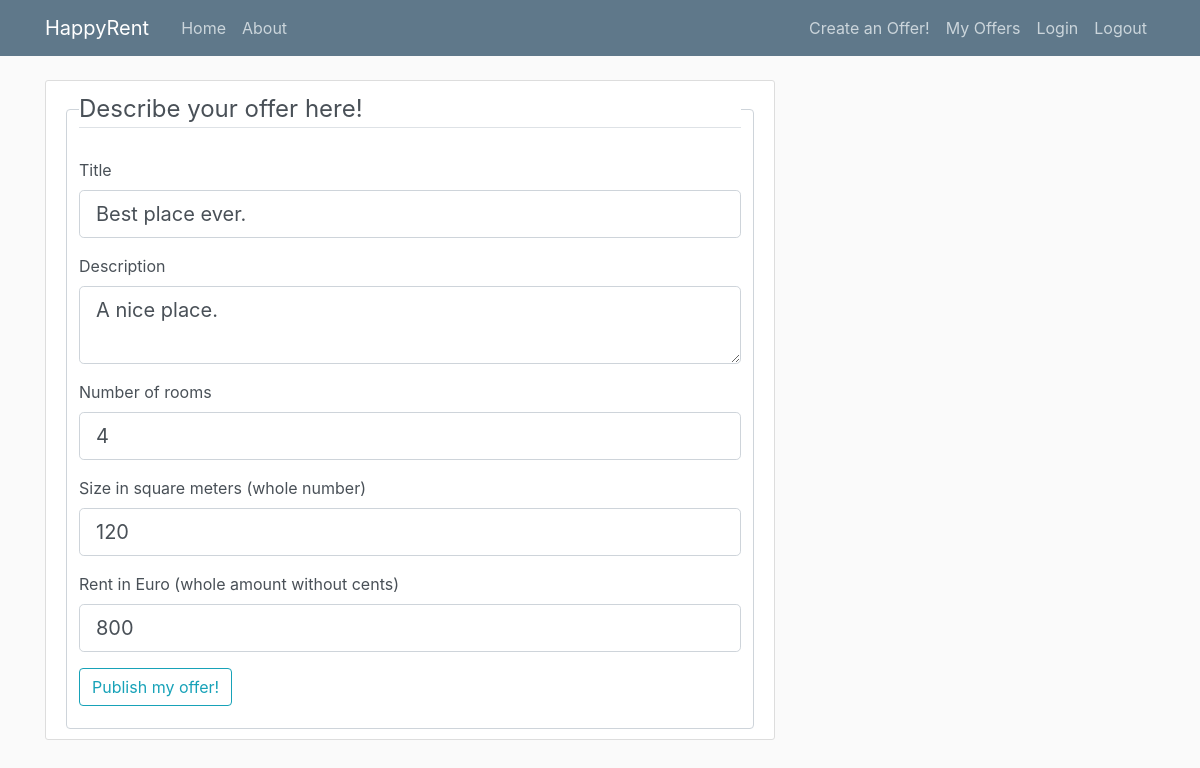
Screenshot of /item/4/update (signed in) with the database file from the repository.
### property_project/db_models.py (models this page shows, shortened)
class PropertyItem(db.Model):
    __tablename__ = 'property_item'
    id = db.Column(db.Integer, primary_key=True)
    title = db.Column(db.String(100), nullable=False,
                      default="Best place ever.")
    date_posted = db.Column(db.DateTime, nullable=False,
                            default=datetime.datetime.utcnow)
    description = db.Column(db.String(250), default="A nice place.")
    rent = db.Column(db.Integer)  # (db.Numeric(6,2))
    rooms = db.Column(db.Integer, default=1)  # default=set_default_rooms
    size = db.Column(db.Integer)  # (db.Numeric(6,1))
    property_id = db.Column(db.Integer, ForeignKey('property_type.id'))
    property_type = db.relationship('PropertyType')
    user_id = db.Column(db.Integer, db.ForeignKey('user.id'), nullable=False)

### property_project/routes.py (the view)
@app.route("/item/<int:item_id>/update", methods=['GET', 'POST'])
@login_required
def update_item(item_id):
    item = PropertyItem.query.get_or_404(item_id)
    if item.author != current_user:
        abort(403)
    form = ItemForm()
    if form.validate_on_submit():
        item.title = form.title.data
        item.description = form.description.data
        item.rooms = form.rooms.data
        item.size = form.size.data
        item.rent = form.rent.data
        db.session.commit()
        flash('Your offer has been updated!', 'success')
        return redirect(url_for('single_item', item_id=item.id))
    elif request.method == 'GET':
        form.title.data = item.title
        form.description.data = item.description
        form.rooms.data = item.rooms
        form.size.data = item.size
        form.rent.data = item.rent
    return render_template('create_item.html', title='Update item',
                           form=form, legend='Update item')

### property_project/forms.py
class ItemForm(FlaskForm):
    title = StringField('Title', validators=[DataRequired()])
    description = TextAreaField('Description', validators=[DataRequired()])
    rooms = IntegerField('Number of rooms', validators=[DataRequired()])
    size = IntegerField('Size in square meters (whole number)', validators=[
                        DataRequired()], render_kw={"placeholder": "50"})
    rent = IntegerField('Rent in Euro (whole amount without cents)', validators=[
                        DataRequired()], render_kw={"placeholder": "100"})
    submit = SubmitField('Publish my offer!')

### property_project/routes.py (called while the page is built)
@login_manager.user_loader
def load_user(user_id):
    return User.query.get(int(user_id))

### property_project/templates/create_item.html (shortened to what this page needs)
{% extends "layout.html" %}
{% block content %}
<div class="content-section">
    <form method="POST" action="">
        <fieldset class="form-control">
            <legend class="border-bottom mb-4"> Describe your offer here!</legend>
            <div class="form-group">
                {{ form.title.label(class="form-control-label") }}
                {% if form.title.errors %}
                    {{ form.title(class="form-control form-control-lg is-invalid") }}
                    <div class="invalid-feedback">
                        {% for error in form.title.errors %}
                        <span> {{ error}}</span>
                        {% endfor %}
                    </div>
                {% else %}
                    {{ form.title(class="form-control form-control-lg") }}
                {% endif %}
            </div>
            <div class="form-group">
                {{ form.description.label(class="form-control-label") }}
                {% if form.description.errors %}
                    {{ form.description(class="form-control form-control-lg is-invalid") }}
                    <div class="invalid-feedback">
                        {% for error in form.description.errors %}
                        <span> {{ error}}</span>
                        {% endfor %}
                    </div>
                {% else %}
                    {{ form.description(class="form-control form-control-lg") }}
                {% endif %}
            </div>
            <div class="form-group">
                {{ form.rooms.label(class="form-control-label") }}
                {% if form.rooms.errors %}
                    {{ form.rooms(class="form-control form-control-lg is-invalid") }}
                    <div class="invalid-feedback">
                        {% for error in form.rooms.errors %}
                        <span> {{ error}}</span>
                        {% endfor %}
                    </div>
                {% else %}
                    {{ form.rooms(class="form-control form-control-lg") }}
                {% endif %}
            </div>
            <div class="form-group">
                {{ form.size.label(class="form-control-label") }}
                {% if form.size.errors %}
                    {{ form.size(class="form-control form-control-lg is-invalid") }}
                    <div class="invalid-feedback">
                        {% for error in form.size.errors %}
                        <span> {{ error}}</span>
                        {% endfor %}
                    </div>
                {% else %}
                    {{ form.size(class="form-control form-control-lg") }}
                {% endif %}
            </div>
            <div class="form-group">
                {{ form.rent.label(class="form-control-label") }}
                {% if form.rent.errors %}
                    {{ form.rent(class="form-control form-control-lg is-invalid") }}
                    <div class="invalid-feedback">
                        {% for error in form.rent.errors %}
                        <span> {{ error}}</span>
                        {% endfor %}
                    </div>
                {% else %}
                    {{ form.rent(class="form-control form-control-lg") }}
                {% endif %}
            </div>
            <div class="form-group">
                {{ form.submit(class="btn btn-outline-info") }}
            </div>
        </fieldset>
    </form>
</div>
{% endblock content %}

### property_project/static/main.css (style rules this page uses)
body { background: #fafafa; color: #333333; margin-top: 5rem; }
.content-section { background: #ffffff; padding: 10px 20px; border: 1px solid #dddddd; border-radius: 3px; margin-bottom: 20px; }

### rows the page displays
PropertyItem: title "Best place ever.", description "A nice place.", rooms "4", size "120", rent "800"
